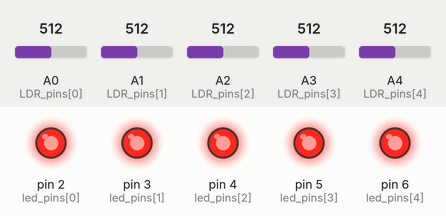
The sketch below on a simulated Arduino Uno, built with avr-gcc and run on an emulated ATmega328P. On the bench: output pins drawn as LEDs (lit = HIGH). Inputs (shaded band) come from the test bench; at power-on: A0 (LDR_pins[0]) = 512, A1 (LDR_pins[1]) = 512, A2 (LDR_pins[2]) = 512, A3 (LDR_pins[3]) = 512, A4 (LDR_pins[4]) = 512.

Above: at 1.8 s.
1.9 s: A0 (LDR_pins[0]) set to 488
At 3.0 s:
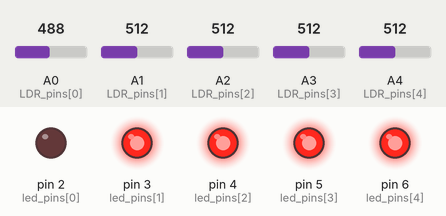
3.5 s: A1 (LDR_pins[1]) set to 492
At 4.6 s:
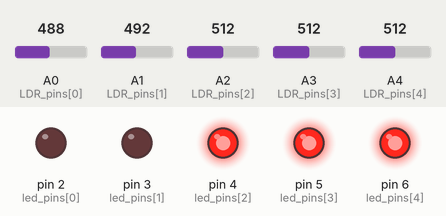
5.5 s: A2 (LDR_pins[2]) set to 488
At 7.2 s:
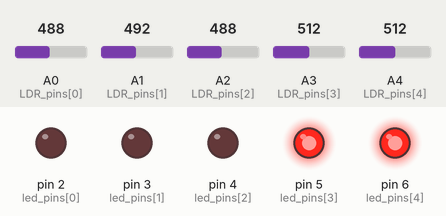
7.5 s: A3 (LDR_pins[3]) set to 490
At 8.9 s:
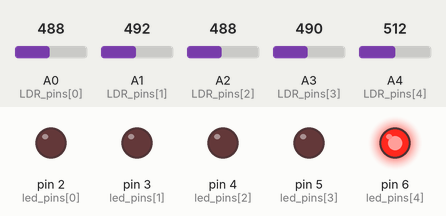
9.5 s: A4 (LDR_pins[4]) set to 490
At 10.5 s:
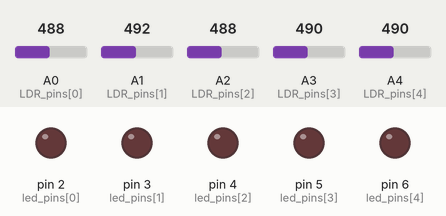
11.5 s: A1 (LDR_pins[1]) set to 510
At 13.2 s:
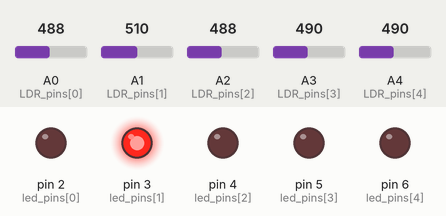
Timing chart, 0 to 14.5 s (numbered marks = the images above; inputs shaded):
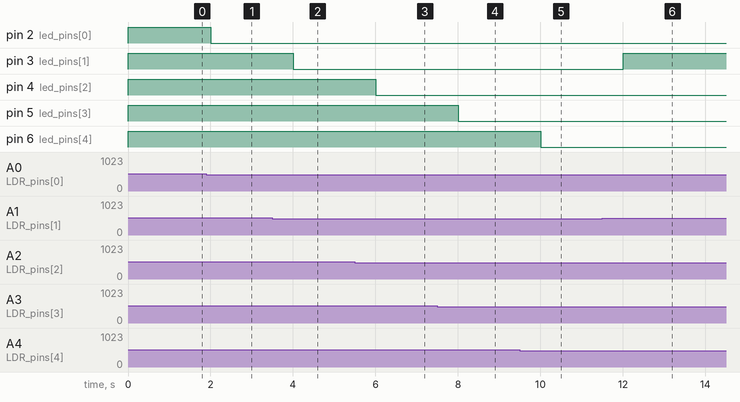

The sketch:

main.ino
```cpp
/**
  Turn on the corresponding LED when the brightness detected by the photoresistor is lower
  07 MAY 2025 by Blind Author
*/

const int LDR_pins[] = {A0, A1, A2, A3, A4};
const int led_pins[] = {2, 3, 4, 5, 6};

int threshold = 500;

void setup() {
  for (int i=0; i<5; i++) {
    pinMode(LDR_pins[i], INPUT);
    pinMode(led_pins[i], OUTPUT);
  }
}

void loop() {
  for (int i=0; i<5; i++) {
    int analogValue = analogRead(LDR_pins[i]);
    if (analogValue > threshold) {
      digitalWrite(led_pins[i], HIGH);
    } else {
      digitalWrite(led_pins[i], LOW);
    }
  }

  delay(1000);
}
```

Measured:
- the behaviour switches between 501 and 500 on A0 (LDR_pins[0]) (found by bisection; images 0 and 1)
- the behaviour switches between 501 and 500 on A1 (LDR_pins[1]) (found by bisection; images 1 and 2)
- the behaviour switches between 501 and 500 on A2 (LDR_pins[2]) (found by bisection; images 2 and 3)
- after the input at 1.9 s, pin 2 (led_pins[0]): HIGH → LOW after 0.10 s
- after the input at 3.5 s, pin 3 (led_pins[1]): HIGH → LOW after 0.50 s
- after the input at 5.5 s, pin 4 (led_pins[2]): HIGH → LOW after 0.50 s
- after the input at 7.5 s, pin 5 (led_pins[3]): HIGH → LOW after 0.51 s
- after the input at 9.5 s, pin 6 (led_pins[4]): HIGH → LOW after 0.51 s
- after the input at 11.5 s, pin 3 (led_pins[1]): LOW → HIGH after 0.51 s
